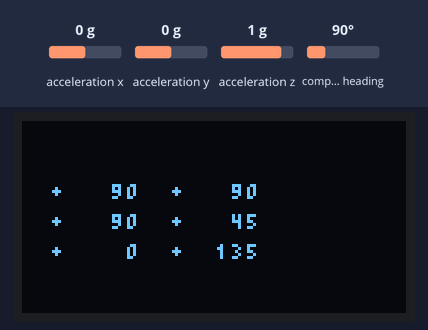
A sketch run on a simulated Arduino Uno, built with avr-gcc and run on an emulated ATmega328P. Shown: 128×64 one-colour display. Wiring (inferred from the names in the program): HMC5883L compass at I2C address 0x1E; SSD1306 OLED at I2C address 0x3C; ADXL345 accelerometer at I2C address 0x53; ITG-3200 gyroscope at I2C address 0x68. The test bench sets the inputs (shaded band); at power-on: acceleration x 0 g, acceleration z 1 g, acceleration y 0 g, compass heading 90°.

Above: at 1.4 s.
1.5 s: acceleration x set to -0.8 g
At 1.69 s:
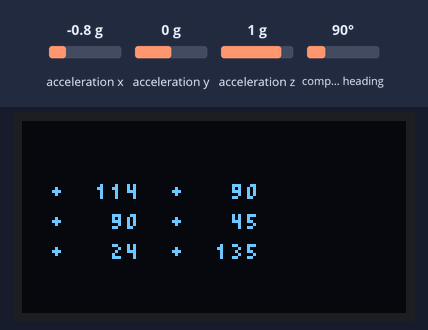
3.2 s: acceleration x set to 1.4 g
At 4.1 s:
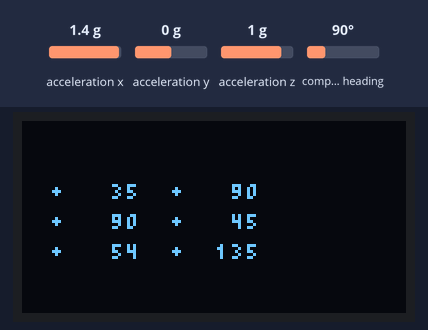
4.8 s: acceleration z set to 0 g
At 5.3 s:
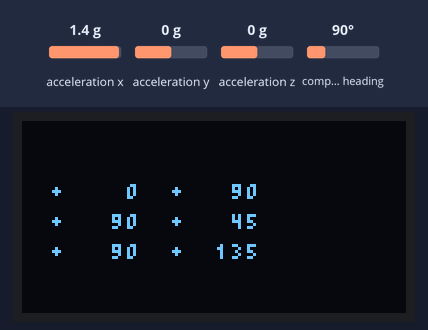
6.4 s: acceleration x set to 0 g
At 7.7 s:
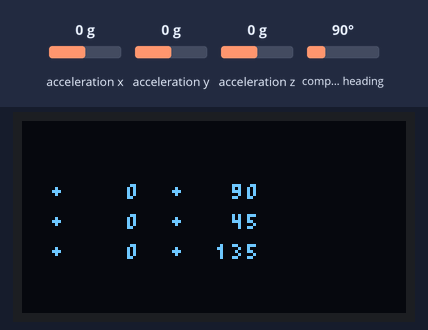
8.0 s: acceleration y set to -1.4 g
At 9.0 s:
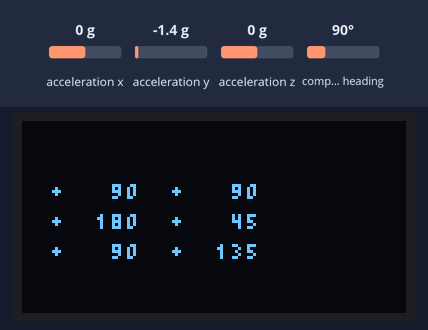
9.6 s: acceleration y set to 0 g
At 10.1 s:
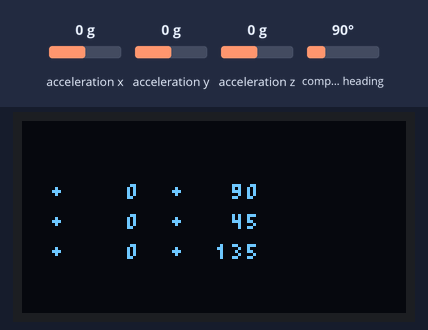
Timing chart, 0 to 12.2 s (numbered marks = the images above; inputs shaded):
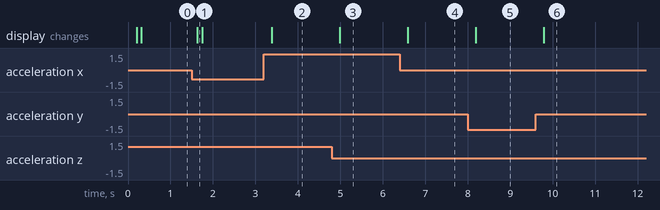

Measured:
- after the input at 1.5 s, the display: changes after 0.13 s (image 1)
- after the input at 3.2 s, the display: changes after 0.19 s (image 2)
- after the input at 4.8 s, the display: changes after 0.19 s (image 3)
- after the input at 6.4 s, the display: changes after 0.19 s (image 4)
- after the input at 8.0 s, the display: changes after 0.19 s (image 5)
- after the input at 9.6 s, the display: changes after 0.19 s (image 6)

The sketch:

sailco.ino
```cpp
#include <Arduino.h>
#include <Wire.h>
#include "sailco.h"
#include <math.h>

// 1 = draw all measurements as bars
// 2 = show zyx values for compass/accelerometer
// 3 = draw compass line
// 4 = angle of acc/mag.f. vector vs x/y/z directions
#define DISPLAYMODE 4


// gyro related variables saved from loop to loop
int16_t hx, hy, hz;
int16_t gyro_max_temp, gyro_max_h;

// compass related
int16_t comp_max_c;
int16_t cx, cz, cy;
int16_t cres;         // LSB/Gauss

// accelerometer related
int16_t ax, ay, az;
int16_t accel_max;
int16_t ares;         // LSB/g

unsigned long accel_lastRead;

// screen
Screen* screen0;


void int2str(int16_t num, char *str, uint8_t len) {
  uint8_t rem, i;
  int8_t sign;

  if (num < 0) {
    num = -num;
    sign = -1;
  }
  else sign = 1;

  for (i = len - 1; i > 0; i--) {
    if (num == 0 && i != len - 1) {
      str[i] = (char)32;
    } else {
      rem = num % 10;
      str[i] = (char)(48 + rem);
      num = num / 10;
    }
  }

  if (sign < 0) {
    str[0] = (char)45;
  } else {
    str[0] = (char)43;
  }
}


/*
   SETUP
*/
void setup(void) {
  //Serial.begin(115200);
  Wire.begin();

  accel_lastRead = millis();

  scr_init();
  gyro_init();
  comp_init();
  accel_init();

  screen0 = (Screen*)malloc(sizeof(Screen));

  //scr_clear(screen0);
  //char title[] = "SAILCO";
  //scr_print(screen0, (SCR_X-1)-6*(4+1)-1, 1, SCR_C_WHITE, title, 8);
  //char title1[] = "gyro";
  //scr_print(screen0, 5, 1, SCR_C_WHITE, title1, 4);
  //char title2[] = "comp";
  //scr_print(screen0, 35, 1, SCR_C_WHITE, title, 4);

  gyro_max_temp = 0;
  gyro_max_h = 0;

  comp_max_c = 0;

  accel_max = 0;

  scr_clear(screen0);
  //char axes[] = "Z X Y Z X Y";
  //scr_print(screen0, 2, 0, SCR_C_WHITE, axes, 12);
  //scr_drawLine(screen0, 0, 0, 218, 215, SCR_C_WHITE);
  //scr_write(screen0);
}


/*
   MAIN LOOP
*/
void loop(void) {
  /*
     0x1E GY     +  + HMC5883L
     0x3C OLED  SSD1306
     0x53 GY     + ADXL345 +
     0x68 GY  ITG3205 gyro
  */

  int16_t gyro_res[3];
  uint8_t barx, bary, barh, barsep;

  barsep = 8;
  barh = 27;
  bary = 36;

#if DISPLAYMODE == 1
  scr_drawLine(screen0, 0, bary, 127, bary, SCR_C_WHITE);

  /*
      read and plot gyro data
  */
  gyro_getData(gyro_res);
  hx = gyro_res[0] / 14.375;
  hy = gyro_res[1] / 14.375;
  hz = gyro_res[2] / 14.375;

  if (abs(hx) > gyro_max_h) gyro_max_h = abs(hx);
  if (abs(hy) > gyro_max_h) gyro_max_h = abs(hy);
  if (abs(hz) > gyro_max_h) gyro_max_h = abs(hz);

  barx = barsep / 2;
  scr_drawLine(screen0, barx, bary + barh, barx, bary - barh, SCR_C_BLACK); barx += barsep;
  scr_drawLine(screen0, barx, bary + barh, barx, bary - barh, SCR_C_BLACK); barx += barsep;
  scr_drawLine(screen0, barx, bary + barh, barx, bary - barh, SCR_C_BLACK); barx += barsep;

  barx = barsep / 2;
  scr_drawLine(screen0, barx, bary, barx, (uint8_t)(bary + (barh * hx) / gyro_max_h), SCR_C_WHITE); barx += barsep;
  scr_drawLine(screen0, barx, bary, barx, (uint8_t)(bary + (barh * hz) / gyro_max_h), SCR_C_WHITE); barx += barsep;
  scr_drawLine(screen0, barx, bary, barx, (uint8_t)(bary + (barh * hy) / gyro_max_h), SCR_C_WHITE); barx += barsep;

  /*
     read and plot compass data
  */
  comp_readAxes(&cx, &cy, &cz);

  if (abs(cx) > comp_max_c) comp_max_c = abs(cx);
  if (abs(cy) > comp_max_c) comp_max_c = abs(cy);
  if (abs(cz) > comp_max_c) comp_max_c = abs(cz);

  barx = 10 + barsep / 2 + 3 * barsep;
  scr_drawLine(screen0, barx, bary + barh, barx, bary - barh, SCR_C_BLACK); barx += barsep;
  scr_drawLine(screen0, barx, bary + barh, barx, bary - barh, SCR_C_BLACK); barx += barsep;
  scr_drawLine(screen0, barx, bary + barh, barx, bary - barh, SCR_C_BLACK); barx += barsep;

  barx = 10 + barsep / 2 + 3 * barsep;
  scr_drawLine(screen0, barx, bary, barx, (uint8_t)(bary + (barh * cx) / comp_max_c), SCR_C_WHITE); barx += barsep;
  scr_drawLine(screen0, barx, bary, barx, (uint8_t)(bary + (barh * cz) / comp_max_c), SCR_C_WHITE); barx += barsep;
  scr_drawLine(screen0, barx, bary, barx, (uint8_t)(bary + (barh * cy) / comp_max_c), SCR_C_WHITE); barx += barsep;

  /*
      read and plot accelerometer data
  */
  accel_getData(&ax, &ay, &az);
  //Serial.print(ax/64); Serial.print("\t");  // 256 LSB/g at full res
  //Serial.print(ay/64); Serial.print("\t");
  //Serial.print(az/64); Serial.print("\t"); Serial.println("");

  if (abs(ax) > accel_max) accel_max = abs(ax);
  if (abs(ay) > accel_max) accel_max = abs(ay);
  if (abs(az) > accel_max) accel_max = abs(az);

  barx = 20 + barsep / 2 + 6 * barsep;
  scr_drawLine(screen0, barx, bary + barh, barx, bary - barh, SCR_C_BLACK); barx += barsep;
  scr_drawLine(screen0, barx, bary + barh, barx, bary - barh, SCR_C_BLACK); barx += barsep;
  scr_drawLine(screen0, barx, bary + barh, barx, bary - barh, SCR_C_BLACK); barx += barsep;

  barx = 20 + barsep / 2 + 6 * barsep;
  scr_drawLine(screen0, barx, bary, barx, (uint8_t)(bary + (barh * ax) / accel_max), SCR_C_WHITE); barx += barsep;
  scr_drawLine(screen0, barx, bary, barx, (uint8_t)(bary + (barh * az) / accel_max), SCR_C_WHITE); barx += barsep;
  scr_drawLine(screen0, barx, bary, barx, (uint8_t)(bary + (barh * ay) / accel_max), SCR_C_WHITE); barx += barsep;

#elif DISPLAYMODE == 2

  scr_clear(screen0);

  char compNum[6];

  // READ DATA
  comp_readAxes(&cx, &cy, &cz);
  accel_getData(&ax, &ay, &az);


  // PRINT COMPASS DATA AND TITLES
  int2str(cx, compNum, 6);
  scr_print(screen0, 10, 10, SCR_C_WHITE, compNum, 6);
  compNum[0] = 'X';
  scr_print(screen0,  0, 10, SCR_C_WHITE, compNum, 1);

  int2str(cy, compNum, 6);
  scr_print(screen0, 10, 20, SCR_C_WHITE, compNum, 6);
  compNum[0] = 'Y';
  scr_print(screen0,  0, 20, SCR_C_WHITE, compNum, 1);

  int2str(cz, compNum, 6);
  scr_print(screen0, 10, 30, SCR_C_WHITE, compNum, 6);
  compNum[0] = 'Z';
  scr_print(screen0,  0, 30, SCR_C_WHITE, compNum, 1);


  // PRINT ACCEL DATA
  ax = (100 * ax) / ares;
  ay = (100 * ay) / ares;
  az = (100 * az) / ares;

  int2str(ax, compNum, 6);
  scr_print(screen0, 50, 10, SCR_C_WHITE, compNum, 6);

  int2str(ay, compNum, 6);
  scr_print(screen0, 50, 20, SCR_C_WHITE, compNum, 6);

  int2str(az, compNum, 6);
  scr_print(screen0, 50, 30, SCR_C_WHITE, compNum, 6);

#elif DISPLAYMODE == 3
  scr_clear(screen0);

  comp_readAxes(&cx, &cy, &cz);

  cx = (cx * 30) / cres;
  cy = (cy * 30) / cres;

  scr_drawLine(screen0, 63, 31, 63 + cx, 31 + cy, SCR_C_WHITE);

#elif DISPLAYMODE == 4
  double dax, day, daz, dcx, dcy, dcz, xangle, yangle, zangle;
  char compNum[6];

  scr_clear(screen0);

  comp_readAxes(&cx, &cy, &cz);
  accel_getData(&ax, &ay, &az);

  dax = (double)ax;
  day = (double)ay;
  daz = (double)az;

  dcx = (double)cx;
  dcy = (double)cy;
  dcz = (double)cz;

  xangle = 180.0 * acos(dax / sqrt(dax*dax + day*day + daz*daz)) / M_PI;
  yangle = 180.0 * acos(day / sqrt(dax*dax + day*day + daz*daz)) / M_PI;
  zangle = 180.0 * acos(daz / sqrt(dax*dax + day*day + daz*daz)) / M_PI;

  int2str((int16_t)(xangle), compNum, 6);
  scr_print(screen0, 10, 20, SCR_C_WHITE, compNum, 6);
  int2str((int16_t)(yangle), compNum, 6);
  scr_print(screen0, 10, 30, SCR_C_WHITE, compNum, 6);
  int2str((int16_t)(zangle), compNum, 6);
  scr_print(screen0, 10, 40, SCR_C_WHITE, compNum, 6);

  xangle = 180.0 * acos(dcx / sqrt(dcx*dcx + dcy*dcy + dcz*dcz)) / M_PI;
  yangle = 180.0 * acos(dcy / sqrt(dcx*dcx + dcy*dcy + dcz*dcz)) / M_PI;
  zangle = 180.0 * acos(dcz / sqrt(dcx*dcx + dcy*dcy + dcz*dcz)) / M_PI;

  int2str((int16_t)(xangle), compNum, 6);
  scr_print(screen0, 50, 20, SCR_C_WHITE, compNum, 6);
  int2str((int16_t)(yangle), compNum, 6);
  scr_print(screen0, 50, 30, SCR_C_WHITE, compNum, 6);
  int2str((int16_t)(zangle), compNum, 6);
  scr_print(screen0, 50, 40, SCR_C_WHITE, compNum, 6);

#endif


  scr_write(screen0);


  /*
     display print examples
  */
  //scr_drawLetter(screen0, 45, 35, SCR_C_WHITE, 'L');
  //scr_drawArcCW(screen0, 60, 25, 20, 90, 180, SCR_C_WHITE);
  //scr_drawArcCCW(screen0, 60, 25, 20, 90, 180, SCR_C_WHITE);
  //char koe[] = { 'I', 'L', 'S' };
  //scr_print(screen0, 10, 20, SCR_C_WHITE, koe, 3);
  //scr_drawLine(screen0, 63, 63, 20, 0, SCR_C_WHITE);
  //scr_drawLine(screen0, 1, 1, 2, 2, SCR_C_WHITE);
  //scr_write(screen0);

  //scr_clear(screen0);
  //scr_drawLine(screen0, 0, 0, 218, 215, SCR_C_WHITE);

}
```

sailco.h
```cpp
/*
 * COMMON STUFF
 */
#define C_WTB(ADDR) Wire.beginTransmission(ADDR)
#define C_WTE() Wire.endTransmission()

#define ADDR_SCR  0x3C
#define ADDR_GYRO 0x68
#define ADDR_COMP 0x1E
#define ADDR_ACCE 0x53

/*
 * SCREEN RELATED
 */
//#define SCR_CRD(x,y) ((uint8_t)(x & y << 4))
#define SCR_CTL_CMD (byte)(0x00)
#define SCR_CTL_DAT (byte)(0x40)

#define SCR_C_WHITE 1
#define SCR_C_BLACK 0
#define SCR_C_INVERT 2

#define SCR_X 128
#define SCR_Y 64
#define SCR_BIT 1
#define SCR_MEMSIZE 64*128/8 // bytes
#define SCR_PAGESIZE 128 // bytes
#define SCR_NPAGES 8
#define SCR_DATABLK 16 // SCR_PAGESIZE must be multiple of this; 4 <= SCR_DATABLK < 32

struct Screen {
  uint8_t mem[SCR_MEMSIZE]; // screen memory
  uint8_t status;           // bits: pages that have unwritten changes (0~7)
  uint8_t cur_x, cur_y;
};

/*
 * GYRO RELATED
 */
#define GYRO_SMPLRT_DIV 0x15
#define GYRO_DLPF_FS 0x16
#define GYRO_INT_CFG 0x17
#define GYRO_PWR_MGM 0x3E
#define GYRO_TO_READ 8 // 2 bytes for each axis x, y, z


/*
 * ACCELEROMETER RELATED
 */
#define ACCEL_NSAMPLES 16  //
#define ACCEL_RATE 100    // Hz
```

sailco_accel.ino
```cpp
/*
 * stream mode: latest 32 samples in the FIFO
 * watermark interrupt once fifo has more samples than defined by "samples bits" of FIFO_CTL register
 *
 * read from fifo:
 * x, y, z 0x32..0x37 (DATAX, DATAY, DATAZ)
 * these hold _oldest_ values
 *
 * 0x1E..0x20 offsets x, y, z
 *   . 15.6 mg/LSB
 * 0x38 FIFO_CTL
 *   . D7-D6: fifo mode: 00b = no fifo; 01b = FIFO; 10b = stream; 11b = Trigger
 *   . D5: trigger = 0b
 *   . D4-D0: samples: in stream mode: how many fifo entries are needed to trigger watermark interrupt
 * 0x39 FIFO_STATUS
 *   . D7: fifo trig: 1b = trigger event has occurred
 *   . D6: 0
 *   . D5-D0: entries: how many data values stored in fifo
 * 0x2C BW_RATE (data rate, power mode)
 *   . D7-D5: 0
 *   . D4: LOW_POWER (0b = normal, 1b = low power)
 *   . D3-D0: Rate
 *   . Rate codes (docs Table 7): bits 1010b = 100 Hz
 *   . default 0x0A (100 Hz)
 * 0x2D POWER_CTL
 *   . D7-D6: 0
 *   . D5: Link bit = 0b
 *   . D4: AUTO_SLEEP = 0b
 *   . D3: Measure = 1b (INIT!)
 *   . D2: Sleep = 0b
 *   . D1-D0: Wakeup 00b
 * 0x31 DATA_FORMAT
 *   . D7: Self test: 1b==self test force, 0b==no self test force applied
 *   . D6: SPI: = 0 (spi mode)
 *   . D5: int invert = = 0b (active high)
 *   . D4: 0
 *   . D3: full res: 1b == output res <-> g range set by range bits --> scale factor = 4mg/LSB
 *                   0b == 10bit mode, range bits determine max g range and scale factor
 *   . D2: justify: 1b == MSB mode
 *                  0b == right justified mode, sign extension
 *   . D1-D0: range: 00b +- 2g
 *                   01b +- 4g
 *                   10b +- 8g
 *                   11b +- 16g
 *
 * Notes:
 *   Access to collect the data from FIFO is provided through the
 *   DATAX, DATAY, and DATAZ registers. FIFO reads must be
 *   done in burst or multiple-byte mode because each FIFO level is
 *   cleared after any read (single- or multiple-byte) of FIFO.
 *
 *   single-byte write: reg addr | data
 *   multi-byte write: reg addr | data | data | ...
 *   single-byte read: reg addr | data
 *   multi-byte read: reg addr | data | data | ...
 *
 */

void accel_init() {
  /* switch off measurements */
  C_WTB(ADDR_ACCE); Wire.write(0x2D); Wire.write(0); C_WTE();

  /* offsets */
  C_WTB(ADDR_ACCE); Wire.write(0x1E); Wire.write(0x00); C_WTE();
  C_WTB(ADDR_ACCE); Wire.write(0x1F); Wire.write(0x00); C_WTE();
  C_WTB(ADDR_ACCE); Wire.write(0x20); Wire.write(0x00); C_WTE();  // val = 64 => 15.6mg*64 = 1g -> adjust z axis to neutral

  /* fifo mode: stream; 16 fifo entries cause interrupt */
  C_WTB(ADDR_ACCE); Wire.write(0x38); Wire.write(128+16); C_WTE();

  /* normal power mode, ACCEL_RATE = 100 Hz */
  C_WTB(ADDR_ACCE); Wire.write(0x2C); Wire.write(10); C_WTE();

  /* full res, right justified, +- 16g */
  C_WTB(ADDR_ACCE); Wire.write(0x31); Wire.write(8+3); C_WTE();
  ares = 256; // LSB/g

  /* set to measure mode */
  C_WTB(ADDR_ACCE); Wire.write(0x2D); Wire.write(8); C_WTE();
}

void accel_getData(int16_t *x, int16_t *y, int16_t *z) {
  /* wait until accelerometer has gathered ACCEL_NSAMPLES samples
   *  with the current measurement rate */
  while (millis() < accel_lastRead + ACCEL_NSAMPLES*1000/ACCEL_RATE) {  };
  accel_lastRead = millis();

  uint8_t acceldata[6], bytecount;

  *x = *y = *z = 0;

  for (uint8_t ns = 0; ns < ACCEL_NSAMPLES; ns++) {
    C_WTB(ADDR_ACCE);
    Wire.write(0x32);
    C_WTE();

    bytecount = Wire.requestFrom(ADDR_ACCE, 6);

    if (bytecount != 6) {
      Serial.println("Accelerometer does not give data!");
      return;
    }

    for (uint8_t i = 0; i < 6; i++) {
      acceldata[i] = Wire.read();
    }

    *x += (int16_t)((uint16_t)acceldata[0] | ((uint16_t)acceldata[1] << 8));
    *y += (int16_t)((uint16_t)acceldata[2] | ((uint16_t)acceldata[3] << 8));
    *z += (int16_t)((uint16_t)acceldata[4] | ((uint16_t)acceldata[5] << 8));

    if (ns < ACCEL_NSAMPLES-1) delayMicroseconds(5); // accelerometer wants 5 µs pause between reads
  }

  *x /= ACCEL_NSAMPLES;
  *y /= ACCEL_NSAMPLES;
  *z /= ACCEL_NSAMPLES;

  return;
}
```

sailco_compass.ino
```cpp
/*
   COMPASS STUFF

   00 cfg reg a
   01 cfg reg b
   02 mode reg
   03..08 xzy data reg
   09 status reg
   10..12 id reg a..c


   cfg reg a: 7    unused
              65   num of samples averaged (00 1, 01 2, 10 4, 11 8)
              432  data output rate (Hz 000 0.75, 001 1.5, 010 3, 011 7.5, 100 [15], 101 30, 110 75, 111 xx)
              10   meas cfg bit (normal, pos bias, neg bias, xx)

              use: 01010000b = 16+64 (4 samples, 15 Hz)

   cfg reg b: 765  gain cfg bits. output range is always -2048..2047; -4096 == overflow

                   000 +- 0.88 Ga, 0.73 mG/LSB
                   001 +- 1.3 Ga,  0.92 mG/LSB (default)
                   ...
                   111 +- 8.1 Ga,  4.35 mg/LSB

              43210 all zeros

              use: 00100000b = 32 = 0x20, 0.92 mg/LSB = 1090 LSB/Ga

   mode reg: default val 0x01
             765432 set pin = high speed I2C
             10     operating mode: 00 continuous measurement
                                    01 single meas
                                    10 idle mode
                                    11 idle mode

   status reg: 765432 all zeros
               1      lock
               0      rdy (data available)

*/

void comp_readAxes(int16_t *x, int16_t *y, int16_t *z) {
  uint8_t inData[6], n;

  if (!_comp_waitReady(false)) {
    //*x = *y = *z = 0;
    return;
  }

  C_WTB(ADDR_COMP); Wire.write(0x03); C_WTE();

  n = Wire.requestFrom(ADDR_COMP, 6, true);
  if (n != 6) {
    //*x = *y = *z = 0;
    return;
  }

  for (uint8_t i = 0; i < 6; i++) {
    inData[i] = Wire.read();
  }

  *x = (int16_t)((uint16_t)(inData[0] << 8) | (uint16_t)inData[1]);
  *z = (int16_t)((uint16_t)(inData[2] << 8) | (uint16_t)inData[3]);
  *y = (int16_t)((uint16_t)(inData[4] << 8) | (uint16_t)inData[5]);
}

bool _comp_waitReady(bool block) {
  bool compassReady = false;
  uint8_t val;

  while (!compassReady) {
    C_WTB(ADDR_COMP); Wire.write(9); C_WTE();
    Wire.requestFrom(ADDR_COMP, 1, true);
    while (!Wire.available()) { };
    val = Wire.read();
    if (val && (uint8_t)1) compassReady = true;
  }
}

void comp_init() {
  // 00 cfg reg A: 01010000b = 16d + 64d = 0x50 // 4 samples, 15 Hz
  // 01 cfg reg B: 00100000b = 32d = 20h        // 0.92 mg/LSB
  // 02 mode reg:  00000000b = 0d               // continuous meas mode

  // 03, 04 data X, A&B (A MSB, B LSB) // two's complement form
  // 05, 06 data Z, A&B (A MSB, B LSB) // two's complement form
  // 07, 08 data Y, A&B (A MSB, B LSB) // two's complement form
  // 09 status reg: 000000LRb, L = LOCK, R = READY
  // 10 id reg A: 01001000b
  // 11 id reg B: 00110100b
  // 12 id reg C: 00110011b

  // data addr: 0x3C (writing)
  //            0x3D (reading)
  // I2C format: send data address

  cres = 1090;   // LSB/Ga

  C_WTB(ADDR_COMP); Wire.write(0x00); Wire.write(0x50); C_WTE();
  C_WTB(ADDR_COMP); Wire.write(0x01); Wire.write(0x20); C_WTE();
  C_WTB(ADDR_COMP); Wire.write(0x02); Wire.write(0x00); C_WTE();

  _comp_waitReady(true);
}
```

sailco_gyro.ino
```cpp
/*
   GYRO SUBROUTINES
*/

//initializes the gyroscope
void gyro_init() {
  /*****************************************
    ITG 3200
    power management set to:
    clock select = internal oscillator
    no reset, no sleep mode
    no standby mode
    sample rate to = 125Hz
    parameter to +/- 2000 degrees/sec
    low pass filter = 5Hz
    no interrupt
  ******************************************/
  C_WTB(ADDR_GYRO);
  Wire.write(GYRO_PWR_MGM); Wire.write(0x00);
  C_WTE();
  C_WTB(ADDR_GYRO);
  Wire.write(GYRO_SMPLRT_DIV); Wire.write(0x07); // EB, 50, 80, 7F, DE, 23, 20, FF
  C_WTE();
  C_WTB(ADDR_GYRO);
  Wire.write(GYRO_DLPF_FS); Wire.write(0x1E); // +/- 2000 dgrs/sec, 1KHz, 1E, 19
  C_WTE();
  C_WTB(ADDR_GYRO);
  Wire.write(GYRO_INT_CFG); Wire.write(0x00);
  C_WTE();
}

void gyro_getData(int16_t* result) {
  /**************************************
    Gyro ITG-3200 I2C
    registers:
    temp MSB = 1B, temp LSB = 1C
    x axis MSB = 1D, x axis LSB = 1E
    y axis MSB = 1F, y axis LSB = 20
    z axis MSB = 21, z axis LSB = 22
  *************************************/
  uint8_t regAddress = 0x1B;
  int16_t temp, x, y, z;
  int16_t buff[GYRO_TO_READ];
  // offsets are chip specific.
  const int16_t gyro_offx = 120;
  const int16_t gyro_offy = 20;
  const int16_t gyro_offz = 93;
  C_WTB(ADDR_GYRO);
  Wire.write(regAddress);
  C_WTE();

  C_WTB(ADDR_GYRO);
  Wire.requestFrom(ADDR_GYRO, GYRO_TO_READ);
  uint8_t i = 0;
  while (Wire.available()) {
    buff[i] = (int16_t)(Wire.read());
    i++;
  }
  C_WTE();
  result[0] = ((buff[2] << 8) | buff[3]) + gyro_offx;
  result[1] = ((buff[4] << 8) | buff[5]) + gyro_offy;
  result[2] = ((buff[6] << 8) | buff[7]) + gyro_offz;
  result[3] = (buff[0] << 8) | buff[1]; // temperature
}
```

Source omitted: sailco_screen.ino (10746 bytes)
